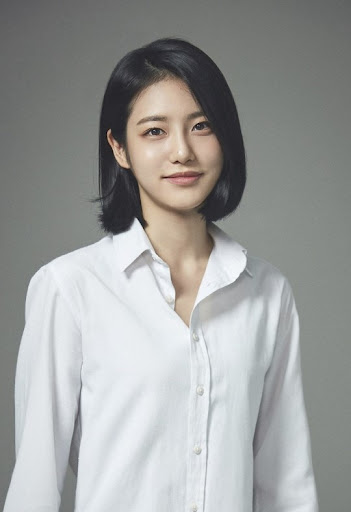
#> input picture picture.jpg, 351 x 512 px
$ python opnecv_image.py
#> lines starting #> are read from the running program, lines starting #| are printed output that depends on the picture; after the words box and inside, x2 and y2 are one past the last pixel; in counts of white or black regions, pixels touching at a corner belong together
import cv2

img = cv2.imread('picture.jpg')
#> img is the input picture: shape (512, 351, 3); mean B, G, R 156.3, 157.6, 156.3
img2 = cv2.resize(img, (540,787))

cv2.imshow('picture',img2)

edge1 = cv2.Canny(img,50,100)
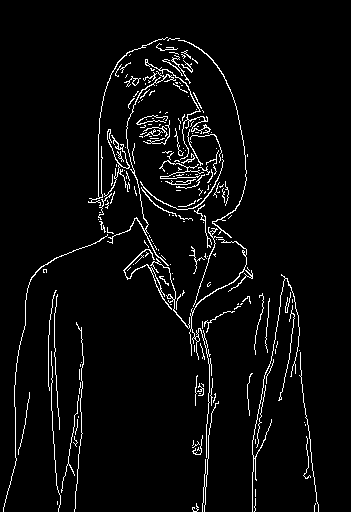
#> edge1: shape (512, 351); 4.2% white in thin lines or dots, all inside (x1, y1, x2, y2) = (3, 37, 319, 512)
edge2 = cv2.Canny(img,100,150)
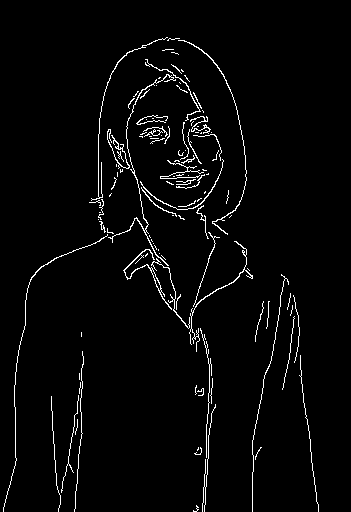
#> edge2: shape (512, 351); 2.9% white in thin lines or dots, all inside (x1, y1, x2, y2) = (3, 37, 319, 512)
edge3 = cv2.Canny(img,150,200)
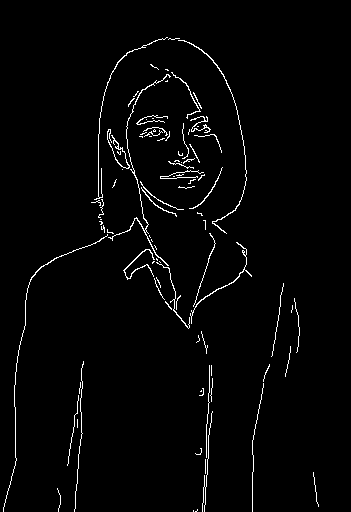
#> edge3: shape (512, 351); 2.2% white in thin lines or dots, all inside (x1, y1, x2, y2) = (3, 37, 319, 512)

cv2.imshow('edge1',edge1)
cv2.imshow('edge2',edge2)
cv2.imshow('edge3',edge3)


cv2.waitKey(0)
cv2.destroyAllWindows()
